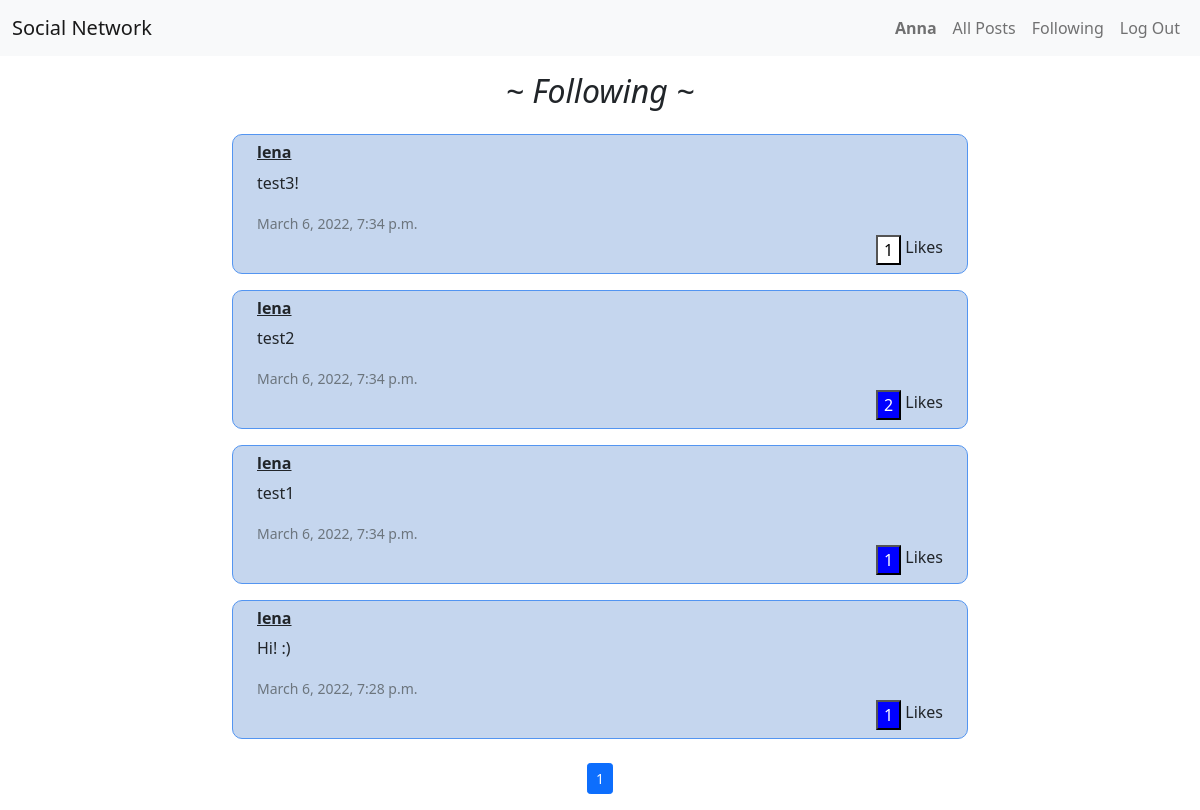
The app's page /following (signed in) with its own data.
### network/models.py (models this page shows, shortened)
class User(AbstractUser):
    pass

class Post(models.Model):
    owner = models.ForeignKey(User, on_delete=models.SET_NULL, null=True, related_name="post_owner")
    description = models.CharField(max_length = 2000)
    created_at = models.DateTimeField(auto_now_add=True)
    likes = models.IntegerField(default=0)
    liked = models.ManyToManyField(User, default=None, blank=True, related_name="post_likes")
    class Meta:
        ordering = ['-created_at']

### network/views.py (the view)
# urls.py: path("following", views.following, name="following"),
@login_required
def following(request):
    current_user = User.objects.get(username=request.user.username)
    following = Follow.objects.filter(following=current_user.id)
    print(following)
    user=User.objects.filter(id__in=following)
    posts=Post.objects.filter(owner__in=user)
    paginator = Paginator(posts,10)
    page_number = request.GET.get('page')
    page_obj = paginator.get_page(page_number)
    context = { 'posts' : page_obj }
    return render(request, "network/following.html", context)

### network/models.py (called while the page is built)
    def __str__(self):
        return f"{self.follower}"

### network/templates/network/following.html (shortened to what this page needs)
{% extends "network/layout.html" %}
{% load static %}
{% block body %}
<div class="container">
    <h2 class="text-center my-3"><i>~ Following ~</i></h2>
    <div class="row justify-content-center mb-2 mt-4">
        <div class="col-md-8">
            {% for post in posts.object_list %}
                <div class="container mb-3 pt-2 pb-2 post_div">
                    <div>
                    <h6><strong><a href="{% url 'profile' post.owner.username %}" class="text-dark">{{ post.owner }}</a></strong></h6>
                    </div>
                    <div>
                        <p id="post-content{{ post.id }}">{{ post.description }}</p>
                        <small class="text-muted">{{ post.created_at }}</small>
                    </div>
                    <div class="flex">
                        {% if user.is_authenticated and request.user != post.owner %}
                            {% if request.user not in post.liked.all %}
                                <button class="flex-child" id="like-button{{ post.id }}" onclick="like_unlike('{{ post.id }}')" style="background-color:white;">{{ post.liked.all.count }}</button>
                                <span class="ms-1">Likes</span>
                                {% else %}
                                <button class="flex-child" id="like-button{{ post.id }}" onclick="like_unlike('{{ post.id }}')" style="background-color:blue;color:white;">{{ post.liked.all.count }}</button>
                                <span class="ms-1">Likes</span>
                            {% endif %}
                        {% endif %}
                    </div>
                </div>
                {% empty %}
                    <h2 class="text-center">-No posts-</h2>
            {% endfor %}
        </div>
    </div>
</div>
{% include "network/pagination.html" %}
{% endblock %}

### network/templates/network/layout.html (shortened to what this page needs)
{% load static %}
<!DOCTYPE html>
<html lang="en">
    <head>
        <link href="https://cdn.jsdelivr.net/npm/bootstrap@5.1.3/dist/css/bootstrap.min.css" rel="stylesheet">
        <link href="{% static 'network/styles.css' %}" rel="stylesheet">
    </head>
    <body>
        <nav class="navbar navbar-expand-md navbar-light bg-light">
            <div class="container-xxl">
                <a class="navbar-brand" href="{% url 'index' %}">Social Network</a>
                <div class="collapse navbar-collapse justify-content-end align-center" id="main-nav">
                    <ul class="navbar-nav">
                        {% if user.is_authenticated %}
                            <li class="nav-item">
                                <a class="nav-link" href="{% url 'profile' user.username %}"><strong>{{user.username}}</strong></a>
                            </li>
                        {% endif %}
                        <li class="nav-item">
                        <a class="nav-link" href="{% url 'all_posts' %}">All Posts</a>
                        </li>
                        {% if user.is_authenticated %}
                            <li class="nav-item">
                                <a class="nav-link" href="{% url 'following' %}">Following</a>
                            </li>
                            <li class="nav-item">
                                <a class="nav-link" href="{% url 'logout' %}">Log Out</a>
                            </li>
                        {% endif %}
                    </ul>
                </div>
            </div>
          </nav>
        <div class="body">
            {% block body %}
            {% endblock %}
        </div>
    </body>
</html>

### network/static/network/styles.css (style rules this page uses)
.post_div { text-align: left; border: thin solid #5395f1; background-color:#c5d6ee; border-radius:10px; }
.flex { display: flex; }
.flex-child { margin-left: auto; }

### records on screen
User: username "Anna"
Post: owner "lena", description "test3!", created_at "March 6, 2022, 7:34 p.m.", liked.all.count "1"
Post: owner "lena", description "test2", created_at "March 6, 2022, 7:34 p.m.", liked.all.count "2"
Post: owner "lena", description "test1", created_at "March 6, 2022, 7:34 p.m.", liked.all.count "1"
Post: owner "lena", description "Hi! :)", created_at "March 6, 2022, 7:28 p.m.", liked.all.count "1"

### other values on screen
{{ posts.number }} "1"
